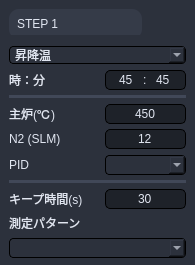
<?xml version="1.0" encoding="UTF-8"?>
<ui version="4.0">
 <class>temp_pattern</class>
 <widget class="QWidget" name="temp_pattern">
  <property name="geometry">
   <rect>
    <x>0</x>
    <y>0</y>
    <width>195</width>
    <height>265</height>
   </rect>
  </property>
  <property name="minimumSize">
   <size>
    <width>195</width>
    <height>265</height>
   </size>
  </property>
  <property name="maximumSize">
   <size>
    <width>195</width>
    <height>265</height>
   </size>
  </property>
  <property name="windowTitle">
   <string>Form</string>
  </property>
  <property name="styleSheet">
   <string notr="true">background-color: rgb(44, 49, 60);
border-radius: 10px;</string>
  </property>
  <layout class="QGridLayout" name="gridLayout_3">
   <property name="leftMargin">
    <number>0</number>
   </property>
   <property name="topMargin">
    <number>0</number>
   </property>
   <property name="rightMargin">
    <number>0</number>
   </property>
   <property name="bottomMargin">
    <number>0</number>
   </property>
   <item row="0" column="0">
    <widget class="QStackedWidget" name="page">
     <property name="currentIndex">
      <number>1</number>
     </property>
     <widget class="QWidget" name="page1">
      <property name="enabled">
       <bool>true</bool>
      </property>
      <layout class="QGridLayout" name="gridLayout">
       <item row="0" column="0">
        <widget class="QFrame" name="frame">
         <property name="styleSheet">
          <string notr="true">border:none;</string>
         </property>
         <property name="frameShape">
          <enum>QFrame::StyledPanel</enum>
         </property>
         <property name="frameShadow">
          <enum>QFrame::Raised</enum>
         </property>
         <layout class="QGridLayout" name="gridLayout_2">
          <property name="leftMargin">
           <number>0</number>
          </property>
          <property name="topMargin">
           <number>0</number>
          </property>
          <property name="rightMargin">
           <number>0</number>
          </property>
          <property name="bottomMargin">
           <number>0</number>
          </property>
          <property name="spacing">
           <number>0</number>
          </property>
         </layout>
        </widget>
       </item>
      </layout>
     </widget>
     <widget class="QWidget" name="page2">
      <layout class="QGridLayout" name="gridLayout_4">
       <item row="0" column="2">
        <widget class="QFrame" name="frame_3">
         <property name="styleSheet">
          <string notr="true">border:none;</string>
         </property>
         <property name="frameShape">
          <enum>QFrame::StyledPanel</enum>
         </property>
         <property name="frameShadow">
          <enum>QFrame::Raised</enum>
         </property>
         <layout class="QGridLayout" name="gridLayout_6">
          <property name="leftMargin">
           <number>0</number>
          </property>
          <property name="topMargin">
           <number>0</number>
          </property>
          <property name="rightMargin">
           <number>0</number>
          </property>
          <property name="bottomMargin">
           <number>0</number>
          </property>
          <property name="spacing">
           <number>0</number>
          </property>
         </layout>
        </widget>
       </item>
       <item row="6" column="1" colspan="2">
        <widget class="QLineEdit" name="lineEdit">
         <property name="minimumSize">
          <size>
           <width>80</width>
           <height>20</height>
          </size>
         </property>
         <property name="maximumSize">
          <size>
           <width>16777215</width>
           <height>20</height>
          </size>
         </property>
         <property name="styleSheet">
          <string notr="true">background-color: rgba(0, 0, 0,80);
color: rgb(225, 230, 241);
border-width: 1px;
border-style: solid;
border-radius: 5px;
padding-left:5px;
padding-right:5px;
font: 12px &quot;游ゴシック&quot;;
</string>
         </property>
         <property name="text">
          <string>450</string>
         </property>
         <property name="alignment">
          <set>Qt::AlignCenter</set>
         </property>
        </widget>
       </item>
       <item row="7" column="0">
        <widget class="QLabel" name="label_7">
         <property name="minimumSize">
          <size>
           <width>90</width>
           <height>0</height>
          </size>
         </property>
         <property name="maximumSize">
          <size>
           <width>90</width>
           <height>16777215</height>
          </size>
         </property>
         <property name="styleSheet">
          <string notr="true">font:13px &quot;游ゴシック&quot;;
color: rgb(225, 230, 241);
border:none;</string>
         </property>
         <property name="text">
          <string>N2 (SLM)</string>
         </property>
        </widget>
       </item>
       <item row="10" column="1" colspan="2">
        <widget class="QLineEdit" name="lineEdit_4">
         <property name="minimumSize">
          <size>
           <width>80</width>
           <height>20</height>
          </size>
         </property>
         <property name="maximumSize">
          <size>
           <width>16777215</width>
           <height>20</height>
          </size>
         </property>
         <property name="styleSheet">
          <string notr="true">background-color: rgba(0, 0, 0,80);
color: rgb(225, 230, 241);
border-width: 1px;
border-style: solid;
border-radius: 5px;
padding-left:5px;
padding-right:5px;
font: 12px &quot;游ゴシック&quot;;

</string>
         </property>
         <property name="text">
          <string>30</string>
         </property>
         <property name="alignment">
          <set>Qt::AlignCenter</set>
         </property>
        </widget>
       </item>
       <item row="6" column="0">
        <widget class="QLabel" name="label_2">
         <property name="minimumSize">
          <size>
           <width>80</width>
           <height>0</height>
          </size>
         </property>
         <property name="maximumSize">
          <size>
           <width>80</width>
           <height>16777215</height>
          </size>
         </property>
         <property name="styleSheet">
          <string notr="true">font:13px &quot;游ゴシック&quot;;
color: rgb(225, 230, 241);
border:none;</string>
         </property>
         <property name="text">
          <string>主炉(℃)</string>
         </property>
        </widget>
       </item>
       <item row="4" column="0" colspan="3">
        <widget class="QFrame" name="frame_2">
         <property name="minimumSize">
          <size>
           <width>0</width>
           <height>3</height>
          </size>
         </property>
         <property name="maximumSize">
          <size>
           <width>16777215</width>
           <height>3</height>
          </size>
         </property>
         <property name="styleSheet">
          <string notr="true">background-color: rgb(65, 72, 88);</string>
         </property>
         <property name="frameShape">
          <enum>QFrame::StyledPanel</enum>
         </property>
         <property name="frameShadow">
          <enum>QFrame::Raised</enum>
         </property>
        </widget>
       </item>
       <item row="15" column="0" colspan="3">
        <widget class="QComboBox" name="comboBox_2">
         <property name="minimumSize">
          <size>
           <width>80</width>
           <height>20</height>
          </size>
         </property>
         <property name="maximumSize">
          <size>
           <width>16777215</width>
           <height>20</height>
          </size>
         </property>
         <property name="styleSheet">
          <string notr="true">font:13px &quot;游ゴシック&quot;;
color: rgb(225, 230, 241);
padding-left:5px;
padding-right:5px;
border-width: 1px;
border-style: solid;
border-radius: 4px;</string>
         </property>
         <property name="currentIndex">
          <number>-1</number>
         </property>
         <property name="maxVisibleItems">
          <number>5</number>
         </property>
        </widget>
       </item>
       <item row="13" column="0">
        <widget class="QLabel" name="label_6">
         <property name="minimumSize">
          <size>
           <width>80</width>
           <height>0</height>
          </size>
         </property>
         <property name="maximumSize">
          <size>
           <width>80</width>
           <height>16777215</height>
          </size>
         </property>
         <property name="styleSheet">
          <string notr="true">font:13px &quot;游ゴシック&quot;;
color: rgb(225, 230, 241);
border:none;</string>
         </property>
         <property name="text">
          <string>測定パターン</string>
         </property>
        </widget>
       </item>
       <item row="3" column="0">
        <widget class="QLabel" name="label_3">
         <property name="minimumSize">
          <size>
           <width>80</width>
           <height>0</height>
          </size>
         </property>
         <property name="maximumSize">
          <size>
           <width>80</width>
           <height>16777215</height>
          </size>
         </property>
         <property name="styleSheet">
          <string notr="true">font:13px &quot;游ゴシック&quot;;
color: rgb(225, 230, 241);
border:none;</string>
         </property>
         <property name="text">
          <string>時：分</string>
         </property>
        </widget>
       </item>
       <item row="9" column="0" colspan="3">
        <widget class="QFrame" name="frame_5">
         <property name="minimumSize">
          <size>
           <width>0</width>
           <height>3</height>
          </size>
         </property>
         <property name="maximumSize">
          <size>
           <width>16777215</width>
           <height>3</height>
          </size>
         </property>
         <property name="styleSheet">
          <string notr="true">background-color: rgb(65, 72, 88);</string>
         </property>
         <property name="frameShape">
          <enum>QFrame::StyledPanel</enum>
         </property>
         <property name="frameShadow">
          <enum>QFrame::Raised</enum>
         </property>
        </widget>
       </item>
       <item row="2" column="0" colspan="3">
        <widget class="QComboBox" name="comboBox">
         <property name="styleSheet">
          <string notr="true">font:13px &quot;游ゴシック&quot;;
color: rgb(225, 230, 241);
padding-left:5px;
padding-right:5px;
border-width: 1px;
border-style: solid;
border-radius: 4px;</string>
         </property>
         <item>
          <property name="text">
           <string>昇降温</string>
          </property>
         </item>
         <item>
          <property name="text">
           <string>測定</string>
          </property>
         </item>
         <item>
          <property name="text">
           <string>END</string>
          </property>
         </item>
        </widget>
       </item>
       <item row="0" column="0" colspan="2">
        <widget class="QLabel" name="label">
         <property name="minimumSize">
          <size>
           <width>0</width>
           <height>30</height>
          </size>
         </property>
         <property name="maximumSize">
          <size>
           <width>16777215</width>
           <height>30</height>
          </size>
         </property>
         <property name="styleSheet">
          <string notr="true">font:17px &quot;游ゴシック&quot;;
color: rgb(225, 230, 241);
padding-left:5px;
background-color: rgb(53, 59, 72);
border:none;</string>
         </property>
         <property name="text">
          <string>STEP 1</string>
         </property>
        </widget>
       </item>
       <item row="1" column="0" colspan="3">
        <widget class="QLabel" name="label_8">
         <property name="minimumSize">
          <size>
           <width>0</width>
           <height>5</height>
          </size>
         </property>
         <property name="maximumSize">
          <size>
           <width>16777215</width>
           <height>5</height>
          </size>
         </property>
         <property name="styleSheet">
          <string notr="true">font:11px &quot;游ゴシック&quot;;
color: rgb(225, 230, 241);
border:none;</string>
         </property>
         <property name="text">
          <string/>
         </property>
        </widget>
       </item>
       <item row="3" column="1" colspan="2">
        <widget class="QFrame" name="frame_4">
         <property name="minimumSize">
          <size>
           <width>80</width>
           <height>20</height>
          </size>
         </property>
         <property name="maximumSize">
          <size>
           <width>16777215</width>
           <height>20</height>
          </size>
         </property>
         <property name="styleSheet">
          <string notr="true">background-color: rgba(0, 0, 0,80);
color: rgb(225, 230, 241);
border-width: 1px;
border-style: solid;
border-radius: 5px;
border-color: rgb(0, 0, 0);
font: 12px &quot;游ゴシック&quot;;
</string>
         </property>
         <property name="frameShape">
          <enum>QFrame::StyledPanel</enum>
         </property>
         <property name="frameShadow">
          <enum>QFrame::Raised</enum>
         </property>
         <layout class="QHBoxLayout" name="horizontalLayout">
          <property name="leftMargin">
           <number>9</number>
          </property>
          <property name="topMargin">
           <number>0</number>
          </property>
          <property name="rightMargin">
           <number>9</number>
          </property>
          <property name="bottomMargin">
           <number>0</number>
          </property>
          <item>
           <widget class="QLineEdit" name="lineEdit_2">
            <property name="maximumSize">
             <size>
              <width>18</width>
              <height>18</height>
             </size>
            </property>
            <property name="styleSheet">
             <string notr="true">border:none;
background-color: rgb(30, 34, 41);</string>
            </property>
            <property name="text">
             <string>45</string>
            </property>
            <property name="alignment">
             <set>Qt::AlignCenter</set>
            </property>
           </widget>
          </item>
          <item>
           <widget class="QLabel" name="label_4">
            <property name="maximumSize">
             <size>
              <width>3</width>
              <height>18</height>
             </size>
            </property>
            <property name="styleSheet">
             <string notr="true">border:none;
background-color: rgb(30, 34, 41);</string>
            </property>
            <property name="text">
             <string>:</string>
            </property>
           </widget>
          </item>
          <item>
           <widget class="QLineEdit" name="lineEdit_3">
            <property name="maximumSize">
             <size>
              <width>18</width>
              <height>18</height>
             </size>
            </property>
            <property name="styleSheet">
             <string notr="true">border:none;
background-color: rgb(30, 34, 41);</string>
            </property>
            <property name="text">
             <string>45</string>
            </property>
            <property name="alignment">
             <set>Qt::AlignCenter</set>
            </property>
           </widget>
          </item>
         </layout>
        </widget>
       </item>
       <item row="7" column="1" colspan="2">
        <widget class="QLineEdit" name="lineEdit_5">
         <property name="minimumSize">
          <size>
           <width>80</width>
           <height>20</height>
          </size>
         </property>
         <property name="maximumSize">
          <size>
           <width>16777215</width>
           <height>20</height>
          </size>
         </property>
         <property name="styleSheet">
          <string notr="true">background-color: rgba(0, 0, 0,80);
color: rgb(225, 230, 241);
border-width: 1px;
border-style: solid;
border-radius: 5px;
padding-left:5px;
padding-right:5px;
font: 12px &quot;游ゴシック&quot;;</string>
         </property>
         <property name="text">
          <string>12</string>
         </property>
         <property name="alignment">
          <set>Qt::AlignCenter</set>
         </property>
        </widget>
       </item>
       <item row="10" column="0">
        <widget class="QLabel" name="label_5">
         <property name="minimumSize">
          <size>
           <width>80</width>
           <height>0</height>
          </size>
         </property>
         <property name="maximumSize">
          <size>
           <width>80</width>
           <height>16777215</height>
          </size>
         </property>
         <property name="styleSheet">
          <string notr="true">font:13px &quot;游ゴシック&quot;;
color: rgb(225, 230, 241);
border:none;</string>
         </property>
         <property name="text">
          <string>キープ時間(s)</string>
         </property>
        </widget>
       </item>
       <item row="8" column="0">
        <widget class="QLabel" name="label_9">
         <property name="minimumSize">
          <size>
           <width>90</width>
           <height>0</height>
          </size>
         </property>
         <property name="maximumSize">
          <size>
           <width>90</width>
           <height>16777215</height>
          </size>
         </property>
         <property name="styleSheet">
          <string notr="true">font:13px &quot;游ゴシック&quot;;
color: rgb(225, 230, 241);
border:none;</string>
         </property>
         <property name="text">
          <string>PID</string>
         </property>
        </widget>
       </item>
       <item row="8" column="1" colspan="2">
        <widget class="QComboBox" name="comboBox_3">
         <property name="minimumSize">
          <size>
           <width>80</width>
           <height>20</height>
          </size>
         </property>
         <property name="maximumSize">
          <size>
           <width>16777215</width>
           <height>20</height>
          </size>
         </property>
         <property name="styleSheet">
          <string notr="true">font:13px &quot;游ゴシック&quot;;
color: rgb(225, 230, 241);
padding-left:5px;
padding-right:5px;
border-width: 1px;
border-style: solid;
border-radius: 4px;</string>
         </property>
         <property name="currentIndex">
          <number>-1</number>
         </property>
         <property name="maxVisibleItems">
          <number>5</number>
         </property>
        </widget>
       </item>
      </layout>
     </widget>
    </widget>
   </item>
  </layout>
 </widget>
 <resources/>
 <connections/>
</ui>
